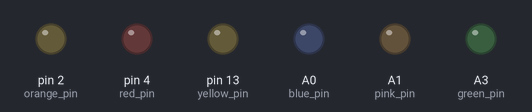
A sketch run on a simulated Arduino Mega 2560, built with avr-gcc and run on an emulated ATmega2560. Shown: output pins drawn as LEDs (lit = HIGH).

Above: at 0.1 s.
At 5.2 s:
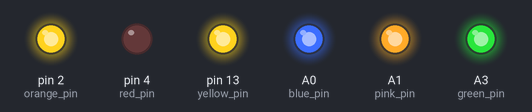
At 9.96 s:
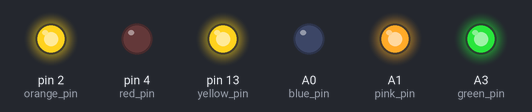
At 13.57 s:
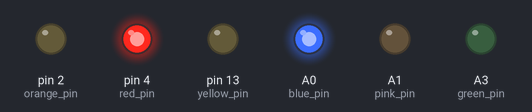
At 23.54 s:
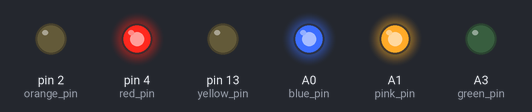
At 35.57 s:
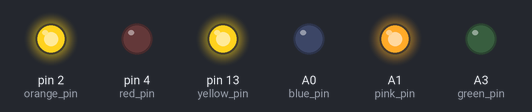
Timing chart, 0 to 40.0 s (numbered marks = the images above):
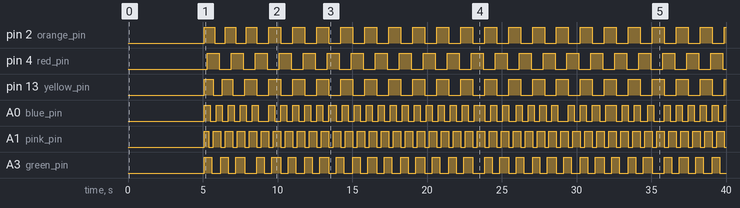

Measured:
- by itself, pin 2 (orange_pin), pin 4 (red_pin): alternates HIGH for 0.80 s and LOW for 0.80 s
- by itself, pin 13 (yellow_pin): goes HIGH 0.60 s, LOW 0.60 s, HIGH 0.70 s, 20 × (LOW 0.80 s, HIGH 0.80 s), LOW 0.80 s, then HIGH
- by itself, A0 (blue_pin): LOW → HIGH at 5.1 s, → LOW 0.40 s later, → HIGH 0.40 s later, → LOW 0.40 s later, … (83 changes in this stretch)
- by itself, A1 (pink_pin): repeats every 0.80 s: LOW 0.30 s, HIGH 0.50 s
- by itself, A3 (green_pin): moves between LOW and HIGH, repeating every 8.8 s

The sketch:

LED_test.ino
```cpp
/*
*/
int ledState_pink = LOW;
int pink_pin = A1;
unsigned long prevMillis_pink = 0;
const long interval_pink = 300;

int ledState_blue = LOW;
int blue_pin = A0;
unsigned long prevMillis_blue = 0;
const long interval_blue = 400;

int ledState_green = LOW;
int green_pin = A3;
unsigned long prevMillis_green = 0;
const long interval_green = 500;

int ledState_yellow = LOW;
int yellow_pin = 13;
unsigned long prevMillis_yellow = 0;
const long interval_yellow = 600;

int ledState_orange = LOW;
int orange_pin = 2;
unsigned long prevMillis_orange = 0;
const long interval_orange = 700;

int ledState_red = LOW;
int red_pin = 4;
unsigned long prevMillis_red = 0;
const long interval_red = 800;

void setup()
{
  pinMode(pink_pin, OUTPUT);
  pinMode(blue_pin, OUTPUT);
  pinMode(green_pin, OUTPUT);
  pinMode(yellow_pin, OUTPUT);
  pinMode(orange_pin, OUTPUT);
  pinMode(red_pin, OUTPUT);

  digitalWrite(pink_pin,LOW);
  digitalWrite(blue_pin,LOW);
  digitalWrite(green_pin,LOW);
  digitalWrite(yellow_pin,LOW);
  digitalWrite(orange_pin,LOW);
  digitalWrite(red_pin,LOW);
  delay(5000);
}

void loop()
{
  delay(100);
  blinkPinkLED();
  blinkBlueLED();
  blinkGreenLED();
  blinkYellowLED();
  blinkOrangeLED();
  blinkRedLED();
}

void blinkGreenLED()
{
  unsigned long currentMillis = millis();
  if (currentMillis - prevMillis_green >= interval_green)
  {
    prevMillis_green = currentMillis;
    if (ledState_green == LOW)
    {
      ledState_green = HIGH;
    } else {
      ledState_green = LOW;
    }
    digitalWrite(green_pin, ledState_green);
  }
}

void blinkOrangeLED()
{
  unsigned long currentMillis = millis();
  if (currentMillis - prevMillis_orange >= interval_orange)
  {
    prevMillis_orange = currentMillis;
    if (ledState_orange == LOW)
    {
      ledState_orange = HIGH;
    } else {
      ledState_orange = LOW;
    }
    digitalWrite(orange_pin, ledState_orange);
  }
}

void blinkRedLED()
{
  unsigned long currentMillis = millis();
  if (currentMillis - prevMillis_red >= interval_red)
  {
    buzz_high();
    prevMillis_red = currentMillis;
    if (ledState_red == LOW)
    {
      ledState_red = HIGH;
    } else {
      ledState_red = LOW;
    }
    digitalWrite(red_pin, ledState_red);
  }
}

void blinkPinkLED()
{
  unsigned long currentMillis = millis();
  if (currentMillis - prevMillis_pink >= interval_pink)
  {
    prevMillis_pink = currentMillis;
    if (ledState_pink == LOW)
    {
      ledState_pink = HIGH;
    } else {
      ledState_pink = LOW;
    }
    digitalWrite(pink_pin, ledState_pink);
  }
}
void blinkBlueLED()
{
  unsigned long currentMillis = millis();
  if (currentMillis - prevMillis_blue >= interval_blue)
  {
    prevMillis_blue = currentMillis;
    if (ledState_blue == LOW)
    {
      ledState_blue = HIGH;
    } else {
      ledState_blue = LOW;
    }
    digitalWrite(blue_pin, ledState_blue);
  }
}
void blinkYellowLED()
{
  unsigned long currentMillis = millis();
  if (currentMillis - prevMillis_yellow >= interval_yellow)
  {
    prevMillis_yellow = currentMillis;
    if (ledState_yellow == LOW)
    {
      ledState_yellow = HIGH;
    } else {
      ledState_yellow = LOW;
    }
    digitalWrite(yellow_pin, ledState_yellow);
  }
}
void buzz()
{
  for(int i = 350; i > 0 ; --i)
  {
    digitalWrite(32, HIGH);
    delayMicroseconds(400);
    digitalWrite(32, LOW);
    delayMicroseconds(400);
  }
  for(int i = 250; i > 0 ; --i)
  {
    digitalWrite(32, HIGH);
    delayMicroseconds(600);
    digitalWrite(32, LOW);
    delayMicroseconds(600);
  }
}
void buzz_high()
{
  for(int i = 250; i > 0 ; --i)
  {
    digitalWrite(32, HIGH);
    delayMicroseconds(400);
    digitalWrite(32, LOW);
    delayMicroseconds(400);
  }
}
```
